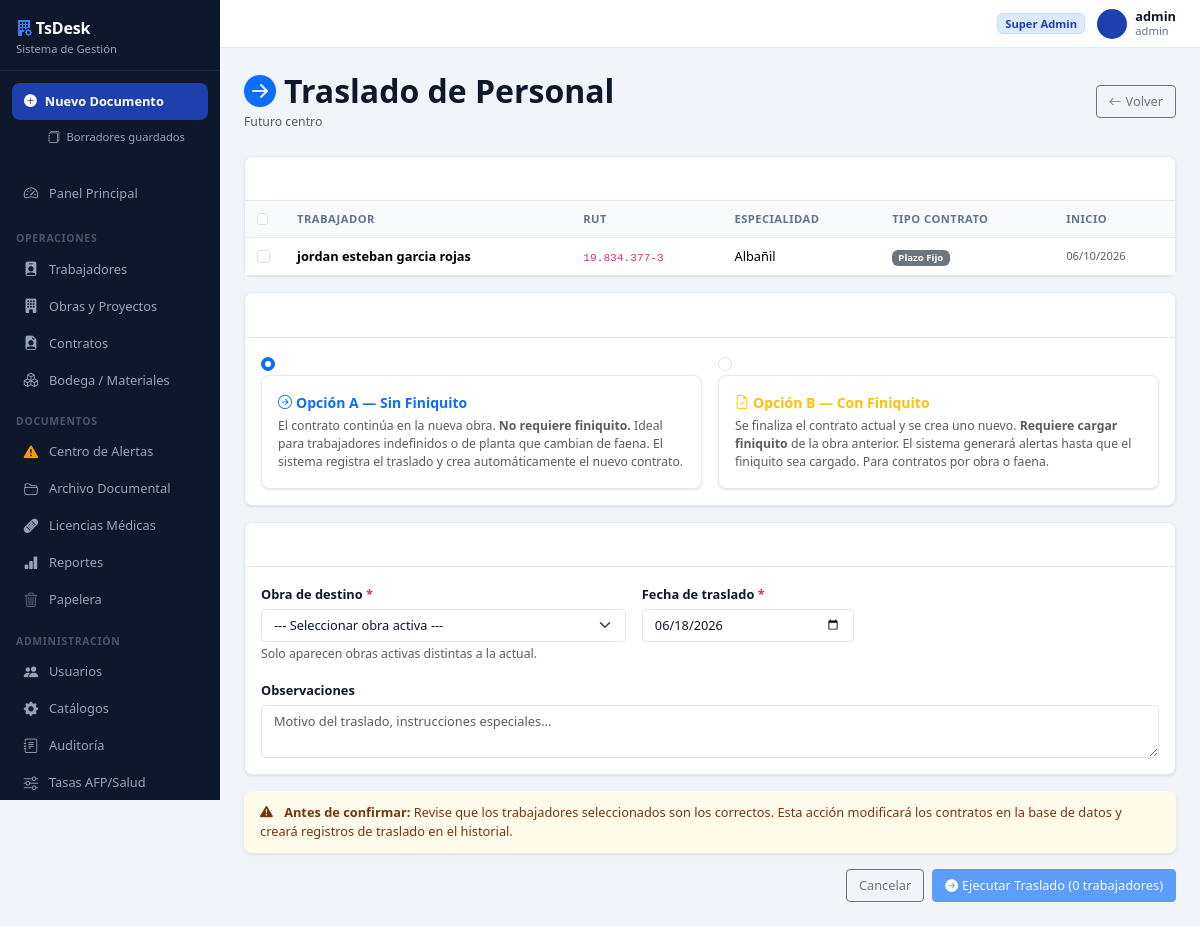
Before: /obras/5/traslado/ (signed in) with the older database file.
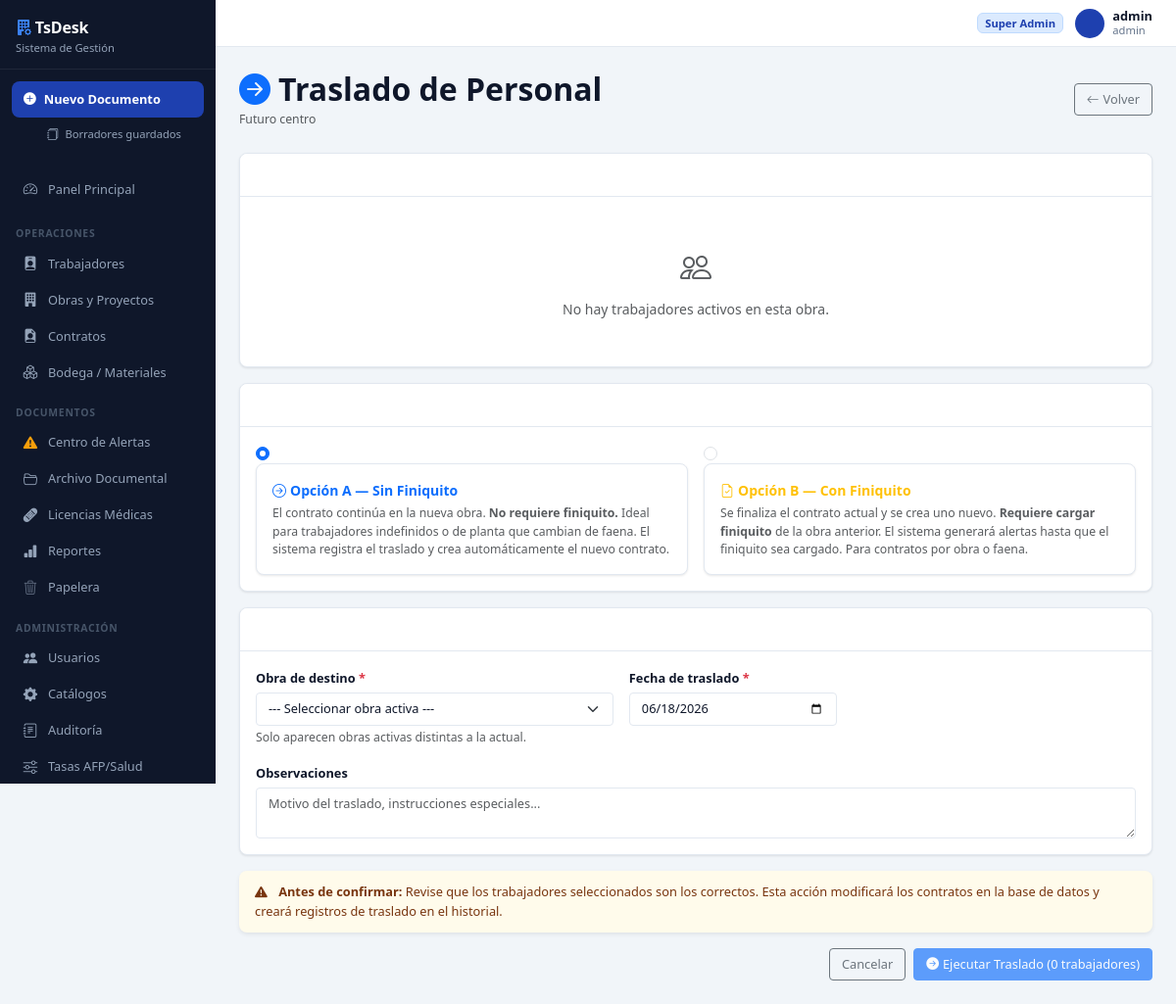
After: the same page with the newer database file.
### core/models.py (models this page shows, shortened)
class Contrato(models.Model):
    ESTADO_CHOICES = [
        ('Borrador', 'Borrador'),
        ('Pendiente de Firma', 'Pendiente de Firma'),
        ('Vigente', 'Vigente'),
        ('En Licencia', 'En Licencia'),
        ('Reactivado', 'Reactivado'),
        ('Finalizado', 'Finalizado'),
        ('Finiquitado', 'Finiquitado'),
        ('Rescindido', 'Rescindido'),
        ('Trasladado', 'Trasladado'),
    ]
    TIPO_CONTRATO_CHOICES = [
        ('Plazo Fijo', 'Plazo Fijo'),
        ('Por Obra o Faena', 'Por Obra o Faena'),
        ('Indefinido', 'Indefinido'),
    ]
    TIPO_TERMINO_CHOICES = [
        ('', '— Sin término —'),
        ('Renuncia voluntaria', 'Renuncia voluntaria'),
        ('Despido por necesidades de la empresa', 'Despido por necesidades de la empresa'),
        ('Despido por incumplimiento grave', 'Despido por incumplimiento grave'),
        ('Mutuo acuerdo', 'Mutuo acuerdo'),
        ('Vencimiento plazo', 'Vencimiento plazo'),
        ('Término de obra o faena', 'Término de obra o faena'),
        ('Fallecimiento', 'Fallecimiento'),
        ('Invalidez', 'Invalidez'),
        ('Otro', 'Otro'),
    ]
    trabajador = models.ForeignKey(Trabajador, on_delete=models.PROTECT, related_name='contratos', to_field='rut')
    obra = models.ForeignKey(Obra, on_delete=models.PROTECT, related_name='contratos')
    especialidad = models.ForeignKey(Especialidad, on_delete=models.PROTECT, related_name='contratos', null=True, blank=True)
    tipo_contrato = models.CharField(max_length=20, choices=TIPO_CONTRATO_CHOICES, default='Plazo Fijo')
    sueldo_base = models.DecimalField(max_digits=12, decimal_places=2, null=True, blank=True)
    fecha_inicio = models.DateField(null=True, blank=True)
    fecha_termino_estimada = models.DateField(null=True, blank=True)
    fecha_termino_real = models.DateField(null=True, blank=True)
    tipo_termino = models.CharField(max_length=60, blank=True, default='', choices=TIPO_TERMINO_CHOICES)
    motivo_termino = models.TextField(blank=True, default='')
    estado = models.CharField(max_length=30, choices=ESTADO_CHOICES, default='Pendiente de Firma')
    fecha_inicio_licencia = models.DateField(null=True, blank=True)
    fecha_fin_licencia = models.DateField(null=True, blank=True)
    obs_licencia = models.TextField(blank=True, default='')
    creado_el = models.DateTimeField(default=timezone.now)
    activo = models.BooleanField(default=True)
    es_recontratacion = models.BooleanField(default=False)
    contrato_anterior = models.ForeignKey(
        'self', null=True, blank=True,
        on_delete=models.SET_NULL,
        related_name='recontrataciones',
    )
    fecha_extension = models.DateField(
        null=True, blank=True,
        help_text='Fecha extendida por Anexo de Contrato. No modifica la fecha original.',
    )
    class Meta:
        verbose_name = 'Contrato'
        verbose_name_plural = 'Contratos'
        ordering = ['-creado_el']
    _ESTADOS_TERMINADOS = {'Finalizado', 'Finiquitado', 'Rescindido', 'Trasladado'}

class Trabajador(models.Model):
    TIPO_IDENTIFICACION_CHOICES = [
        ('RUT',       'RUT Chileno'),
        ('PASAPORTE', 'Pasaporte'),
        ('DNI',       'DNI / Cédula Extranjera'),
    ]
    ESTADO_CIVIL_CHOICES = [
        ('', '---------'),
        ('Soltero/a', 'Soltero/a'),
        ('Casado/a', 'Casado/a'),
        ('Conviviente Civil', 'Conviviente Civil'),
        ('Divorciado/a', 'Divorciado/a'),
        ('Viudo/a', 'Viudo/a'),
    ]
    rut = models.CharField(max_length=20, primary_key=True)
    tipo_identificacion = models.CharField(max_length=10, choices=TIPO_IDENTIFICACION_CHOICES, default='RUT')
    nombres = models.CharField(max_length=100)
    apellidos = models.CharField(max_length=100)
    telefono = models.CharField(max_length=20, blank=True)
    correo = models.EmailField(max_length=100, blank=True)
    direccion = models.TextField(blank=True)
    ciudad = models.CharField(max_length=100, blank=True)
    fecha_nacimiento = models.DateField(null=True, blank=True)
    estado_civil = models.CharField(max_length=20, choices=ESTADO_CIVIL_CHOICES, blank=True, default='')
    nacionalidad = models.CharField(max_length=50, blank=True, default='Chilena')
    procedencia = models.CharField(max_length=100, blank=True)
    prevision = models.CharField(max_length=100, blank=True, help_text='AFP o INP')
    salud = models.CharField(max_length=100, blank=True, help_text='FONASA o Isapre')
    foto = models.ImageField(upload_to='fotos_trabajadores/', null=True, blank=True)
    en_lista_negra = models.BooleanField(default=False)
    observaciones = models.TextField(blank=True)
    creado_el = models.DateTimeField(default=timezone.now)
    activo = models.BooleanField(default=True)
    class Meta:
        verbose_name = 'Trabajador'
        verbose_name_plural = 'Trabajadores'
        ordering = ['apellidos', 'nombres']
    @property
    def nombre_completo(self):
        return f"{self.nombres} {self.apellidos}"

class Especialidad(models.Model):
    nombre = models.CharField(max_length=100, unique=True)
    activo = models.BooleanField(default=True)
    class Meta:
        verbose_name = 'Especialidad'
        verbose_name_plural = 'Especialidades'
        ordering = ['nombre']

### core/views/traslados.py (the view)
# urls.py: path('obras/<int:pk>/traslado/', views.obra_traslado_masivo, name='obra_traslado_masivo'),
@login_required
def obra_traslado_masivo(request, pk):
    obra = get_object_or_404(Obra, pk=pk, activo=True)
    contratos = Contrato.objects.filter(
        obra=obra, estado='Vigente', activo=True
    ).select_related('trabajador', 'especialidad')
    obras_destino = Obra.objects.filter(activo=True, estado='Activa').exclude(pk=pk)
    hoy = timezone.now().date().isoformat()
    return render(request, 'obras/traslado_masivo.html', {
        'obra': obra,
        'contratos': contratos,
        'obras_destino': obras_destino,
        'hoy': hoy,
    })

### templates/obras/traslado_masivo.html (shortened to what the changed rows need)
{% extends 'base.html' %}
{% block content %}
<div class="d-flex justify-content-between align-items-center mb-4">
  <div>
    <h2 class="mb-0 fw-bold"><i class="bi bi-arrow-right-circle-fill text-primary me-2"></i>Traslado de Personal</h2>
  </div>
</div>
<form method="post" action="{% url 'obra_traslado_ejecutar' obra.pk %}">
  <div class="card border-0 shadow-sm mb-3">
    <div class="card-body p-0">
      {% if contratos %}
      <div class="table-responsive">
        <table class="table table-hover align-middle mb-0">
          <thead class="table-light">
            <tr>
              <th style="width:40px"><input type="checkbox" id="selectAll" class="form-check-input"></th>
              <th>Trabajador</th>
              <th>RUT</th>
              <th>Especialidad</th>
              <th>Tipo Contrato</th>
              <th>Inicio</th>
            </tr>
          </thead>
          <tbody>
            {% for c in contratos %}
            <tr>
              <td><input type="checkbox" name="contrato_ids" value="{{ c.pk }}" class="form-check-input worker-check"></td>
              <td class="fw-semibold">{{ c.trabajador.nombre_completo }}</td>
              <td><code>{{ c.trabajador.rut }}</code></td>
              <td>{{ c.especialidad.nombre }}</td>
              <td>
                <span class="badge {% if c.tipo_contrato == 'Indefinido' %}bg-success{% elif c.tipo_contrato == 'Por Obra o Faena' %}bg-warning text-dark{% else %}bg-secondary{% endif %}">
                  {{ c.get_tipo_contrato_display }}
                </span>
              </td>
              <td class="small text-muted">{{ c.fecha_inicio|date:"d/m/Y" }}</td>
            </tr>
            {% endfor %}
          </tbody>
        </table>
      </div>
      {% else %}
      <div class="text-center py-5 text-muted">
        <i class="bi bi-people fs-2 d-block mb-2"></i>No hay trabajadores activos en esta obra.
      </div>
      {% endif %}
    </div>
  </div>
</form>
{% endblock %}

Changed rows visible on the page:
no longer on this page (row edited): Contrato: trabajador.nombre_completo "jordan esteban garcia rojas", trabajador.rut "19.834.377-3", especialidad.nombre "Albañil", tipo_contrato "Plazo Fijo", fecha_inicio "06/10/2026"
Other visible differences:
form field value: "☐" → (not shown)
text no longer shown: "TRABAJADOR RUT ESPECIALIDAD TIPO CONTRATO INICIO"
text now shown: "No hay trabajadores activos en esta obra."
